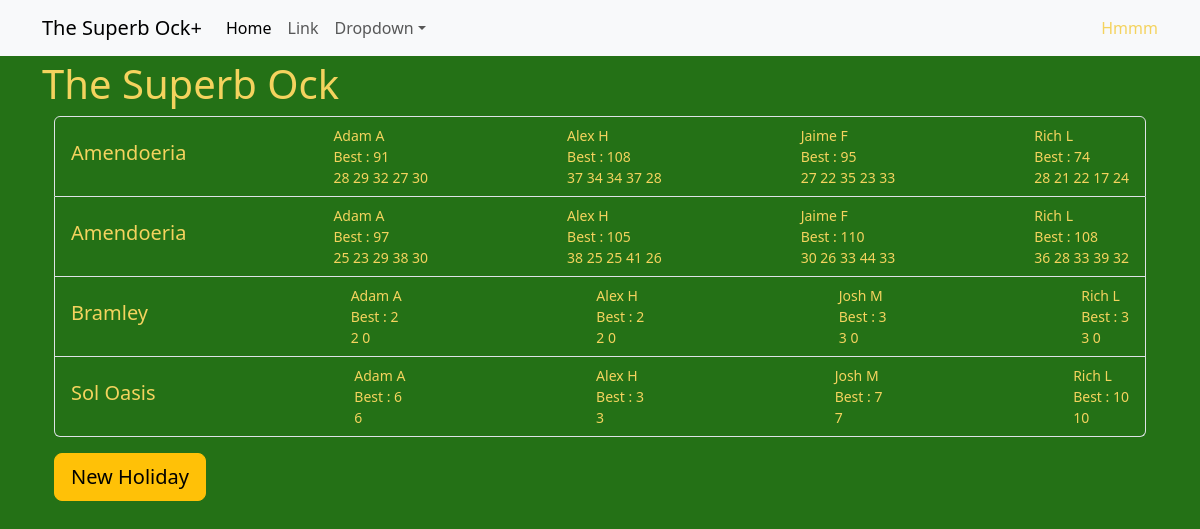
Screenshot of /the-superb-ock/ with the database file from the repository.
### tournaments/models.py (models this page shows, shortened)
class Tournament(models.Model):
    name = models.CharField(max_length=20)
    slug = models.SlugField(default="", null=False)
    def __str__(self):
        return f'{self.name}'

class Holiday(models.Model):
    resort = models.ForeignKey(Resort,on_delete=models.CASCADE)
    tournament = models.ForeignKey(Tournament,on_delete=models.CASCADE)
    holiday_number = models.IntegerField()
    slug = models.SlugField(default="", null=False)

class Resort(models.Model):
    name = models.CharField(max_length=20)
    country = models.CharField(max_length=20)
    latitude = models.DecimalField(decimal_places=6,max_digits=9)
    longitude = models.DecimalField(decimal_places=6,max_digits=9)
    def __str__(self) -> str:
        return f"{self.name}"

class Player(models.Model):
    first_name = models.CharField(max_length=20)
    last_name = models.CharField(max_length=20)
    handedness = models.CharField(max_length=20)
    championships = models.IntegerField()
    def __str__(self) -> str:
        return f"{self.first_name} {self.last_name}"

### tournaments/views.py (the view, shortened to what this page needs)
# urls.py: path('<slug:tournament>/',views.TournamentView.as_view(),name='tournament'),
class TournamentView(View):
    template_name = 'tournaments/tournament.html'
    def catch(self,player):
            try:
                return Handicap.objects.filter(player=player).order_by('-holiday__holiday_number')[0].handicap_index
            except:
                return ""
    def get(self, request, tournament):
        selected_tournament = Tournament.objects.filter(slug=tournament).get()
        holidays = Holiday.objects.filter(tournament=selected_tournament)
        resorts = Resort.objects.all()
        player_by_handicap = Handicap.objects.all().order_by('-holiday__holiday_number')
        players = Player.objects.all()
        player_list = [[player, self.catch(player)] for player in players]
        scores = Score.objects.all()
        rounds = GolfRound.objects.all()
        holiday_set = []
        for holiday in holidays:
            data = []
            for player in Handicap.objects.filter(holiday=holiday).order_by('player__first_name'):
                top_scores = []
                for golf_round in rounds.filter(holiday=holiday):
                    top_scores.append(getPlayerScore(golf_round,player.player))
                top_3 = sorted(top_scores)
                data.append([player.player,top_scores,sum(top_3[-3:])])
            holiday_set.append([player.holiday,data])
        context = {
            'holidays': holidays,
            'tournament': tournament,
            'selected_tournament': selected_tournament,
            'resorts':resorts,
            'players':player_list,
            'holiday_set':holiday_set}
        return render(request, self.template_name, context)

### tournaments/views.py (called while the page is built)
def getPlayerScore(golf_round,player):
    scores = Score.objects.filter(player=player,golf_round=golf_round)
    stableford = sum([score.stableford_score if score.stableford_score != None else 0 for score in scores])
    return stableford

### tournaments/templates/tournaments/tournament.html (shortened to what this page needs)
{% extends 'tournaments/base.html' %} {% block content %}
<h1>{{selected_tournament}}</h1>
<div class="container">
  <div class="row">
    <div class="col">
      <ul class="list-group">
        {% for holiday in holiday_set %}
        <a class="list-group-item list-group-item-action "
          href="{% url 'rounds' tournament=tournament holiday=holiday.0.slug %}">
          <div class="d-flex w-100 justify-content-between">
            <h5 class="d-flex align-items-center me-2">{{holiday.0.resort}}</h5>
            {% for player in holiday.1 %}
              <small class="b-1">{{player.0.first_name}} {{player.0.last_name|first}}<br>Best : {{player.2}}<br> {% for score in player.1 %}
                {{score}}
                {% endfor %} </small>
            {% endfor %}
          </div>
        </a>
        {% endfor %}
      </ul>
    </div>
  </div>
  <div class="row">
    <div class="col">
      <button type="button" class="btn btn-warning btn-lg text-nowrap my-3" data-bs-toggle="modal"
        data-bs-target="#modalId">
        New Holiday
      </button>
    </div>
  </div>
  {% endblock content%}

### tournaments/static/tournaments/styles.css (style rules this page uses)
:root { --bs-body-font-family: var(--bs-font-sans-serif); --bs-body-font-size: 1rem; --bs-body-font-weight: 400; --bs-body-line-height: 1.5; --bs-body-color: #F4D35E; --bs-body-color-rgb: 33, 37, 41; --bs-body-bg: #247116; --bs-body-bg-rgb: 255, 255, 255; --bs-emphasis-color:var(--bs-body-color); --bs-btn-bg:#F4D35E; }
body { padding-top: 60px; }

### rows the page displays
Tournament: name "The Superb Ock"
Holiday: resort.name "Amendoeria"
Player: first_name "Adam", last_name "A", player "91", 1 "28" "29" "32" "27" "30" "25" "23" "29" "38" "30" "2" "0" "6", player "97", player "2", player "6"
Player: first_name "Alex", last_name "H", player "108", 1 "37" "34" "34" "37" "28" "38" "25" "25" "41" "26" "2" "0" "3", player "105", id "2", player "3"
Player: first_name "Jaime", last_name "F", player "95", 1 "27" "22" "35" "23" "33" "30" "26" "33" "44" "33", player "110"
Player: first_name "Rich", last_name "L", player "74", 1 "28" "21" "22" "17" "24" "36" "28" "33" "39" "32" "3" "0" "10", player "108", player "3", player "10"
Holiday: resort.name "Amendoeria"
Holiday: resort.name "Bramley"
Player: first_name "Josh", last_name "M", player "3", 1 "3" "0" "7", player "7"
Holiday: resort.name "Sol Oasis"
